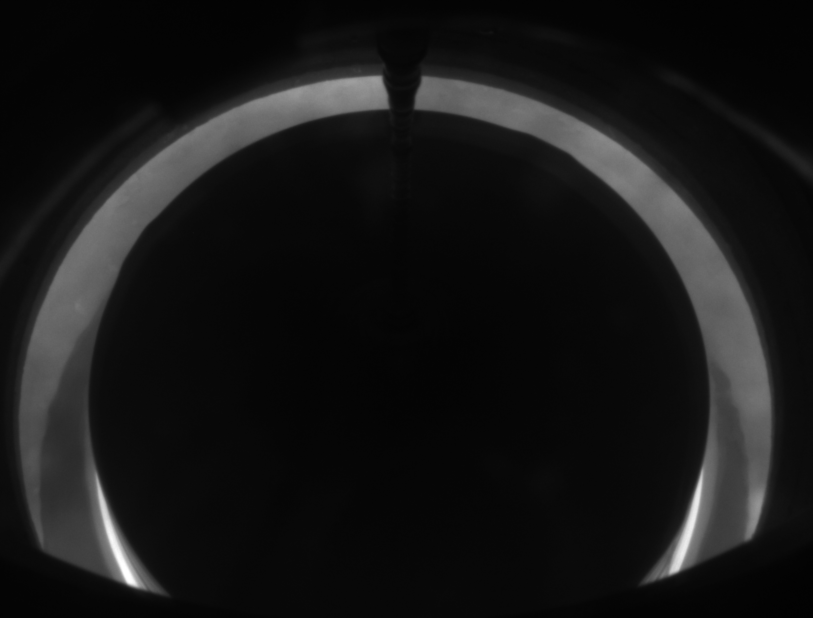
#> input picture failed/1298600.bmp, 1626 x 1236 px, given in place of 1462000.bmp, which was not available (shown at 1/2 size)
$ python functions1.py
#> lines starting #> are read from the running program, lines starting #| are printed output that depends on the picture; after the words box and inside, x2 and y2 are one past the last pixel; in counts of white or black regions, pixels touching at a corner belong together; pictures that were not available may be replaced by others from this repository, and a replacement may not be noted
import numpy
import cv2
import math


'''打印照片信息，包括高度，宽度，色彩通道'''
# [12 lines left out: function get_image_info, not called in this run]


'''开启电脑的摄像头捕捉画面'''
# [9 lines left out: function video_demo, not called in this run]

'''自动展示'''
def nothing():
    pass
def show(name, image):
    cv2.namedWindow(name, cv2.WINDOW_NORMAL)
    cv2.imshow(name, image)

'''根据传参的路径捕捉视频并加以处理，二值化'''
# [22 lines left out: function extrace_object_demo, not called in this run]


'''传入图片，分离色彩通道, 分别操作'''
# [7 lines left out: function channel_split, not called in this run]


'''ndarray数组（图片）初始化'''
# [14 lines left out: function ndarrayInitiation, not called in this run]


'''图像的inverse处理,bit_wise_not操作'''
# [12 lines left out: function BitWiseNot, not called in this run]


'''通过cv2.add函数，做出的对比度增强'''
# [7 lines left out: function contrast_boost, not called in this run]

def contrast_boost_add(image, n=3):
    dst = image
    m = dst
    for i in range(n):
        dst = cv2.add(m, dst)
    return dst

# [62 lines left out: functions contrast_boost_im, contrast_boost_in, contrast_boost_ib, contrast_boost_iv, not called in this run]

'''通过cv2.addWeighted函数，做出的对比度增强'''
# [7 lines left out: function contrast_brightness_demo, not called in this run]


'''二值化操作'''
def threshold_demo(image):
    ret, binary = cv2.threshold(image, 0, 255, cv2.THRESH_BINARY | cv2.THRESH_OTSU)
    return binary
# [4 lines left out: function local_threshold, not called in this run]

'''色彩空间互相转换调试'''
# [10 lines left out: function color_space_demo, not called in this run]

'''一堆算术运算'''
def add(image1, image2):
    dst = cv2.add(image1, image2)
    return dst
def sub(image1, image2):
    dst = cv2.subtract(image1, image2)
    return dst
def divide(image1, image2):
    dst = cv2.divide(image1, image2)
    return dst
def mutiply(image1, image2):
    dst = cv2.multiply(image1, image2)
    return dst
# [4 lines left out: function Mean_RMS, not called in this run]


'''一堆逻辑运算'''
def logic_add(image1, image2):
    dst = cv2.bitwise_or(image1, image2)
    return dst
def logic_mutiply(image1, image2):
    dst = cv2.bitwise_and(image1, image2)
    return dst
def logic_not(image1, image2):
    dst = cv2.bitwise_not(image1, image2)
    return dst
def logic_xor(image1, image2):
    dst = cv2.bitwise_xor(image1, image2)
    return dst


'''RIO·提取局部图片并进行操作'''
# [7 lines left out: function Region_demo, not called in this run]

'''三通道下 RIO·提取局部并进行处理，参数为：第一个为整张图片，第二个为局部高的像素，第三个为局部行的范围，第四个参数为处理函数选择'''
# [22 lines left out: function Region_Three_process, not called in this run]

'''单通道下 RIO·提取局部并进行处理，参数为：第一个为整张图片，第二个为局部高的像素，第三个为局部行的范围，第四个参数为处理函数选择'''
# [25 lines left out: function Region_One_process, not called in this run]


'''泛洪填充·两个不同的flag模式'''
# [14 lines left out: functions fill_color_demo, fill_binary, not called in this run]


'''模糊系列去噪操作'''
# [5 lines left out: function blur_demo, not called in this run]
def median_blur(image):  # 去除椒盐噪声
    dst = cv2.medianBlur(image, 5)
    return dst
# 对 2D 图像实施低通滤波，帮助我们去除噪音，模糊图像
# [59 lines left out: functions sharpen, clamp, gaussian_noise, gaussian_demo, bi_demo, shift_demo, not called in this run]


'''膨胀与腐蚀'''
# [10 lines left out: functions erode_demo, dilate_demo, not called in this run]


'''track_use'''
# [11 lines left out: function track_bar, not called in this run]


'''霍夫直线检测'''
# [10 lines left out: function Hough, not called in this run]


'''这个是主调函数·根据传参的路径来处理照片'''
def process(path):
    #将路径的照片文件转化成多维数组
    src = cv2.imread(path)
#> src is the input picture: shape (1236, 1626, 3); min 2, max 255, mean 22.1
    # 源图片展示
    show("input image", src)
    dst = src
    # 计时函数，开始计时
    t1 =cv2.getTickCount()

    '''call your functions'''

    # show("temp", dst)

    '''灰度化，降色彩通道为1'''
    dst = cv2.cvtColor(src, cv2.COLOR_BGR2GRAY)
    # mask = numpy.zeros(src.shape)  # 黑色掩膜
    mask = numpy.ones(src.shape)  # 白色掩膜

    '''增强对比度'''
    dst = contrast_boost_add(dst, 2)
    # dst = cv2.medianBlur(dst, 5)
    dst = cv2.GaussianBlur(dst, (5, 5), 3)


    '''RIO·提取局部并进行处理，中间包括对比度增强与二值化'''
    # dst = Region_One_process(dst, 5, 5, contrast_boost_in)
    dst = cv2.adaptiveThreshold(dst, 255, cv2.ADAPTIVE_THRESH_GAUSSIAN_C, cv2.THRESH_BINARY, 101, -1)
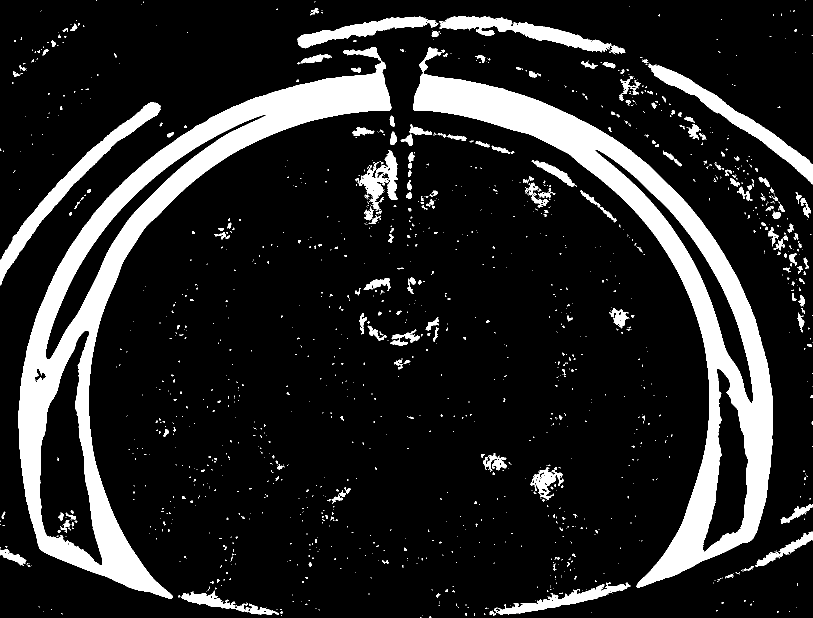
#> dst: shape (1236, 1626) (shown at 1/2 size); 14.6% white; 1441 white regions (1215 under 20 px), largest, box (x1, y1, x2, y2) and area: (36, 94, 783, 1197) 111409, (826, 94, 1546, 1175) 105987, (0, 204, 322, 571) 11579

    show("first", dst)

    '''降噪处理·滤波操作'''
    dst = cv2.medianBlur(dst, 5)
#> dst: shape (1236, 1626); 14.3% white; 312 white regions (146 under 20 px), largest, box (x1, y1, x2, y2) and area: (36, 123, 783, 1197) 110639, (826, 147, 1546, 1175) 105339, (0, 205, 321, 570) 11579

    kernel = cv2.getStructuringElement(cv2.MORPH_RECT, (3, 3))
    dst = cv2.morphologyEx(dst, cv2.MORPH_OPEN, kernel=kernel)  # 开操作降噪
#> dst: shape (1236, 1626); 14.2% white; 231 white regions (75 under 20 px), largest, box (x1, y1, x2, y2) and area: (36, 124, 783, 1197) 110627, (826, 147, 1546, 1175) 105333, (0, 205, 321, 569) 11578
    dst = cv2.filter2D(dst, -1, kernel=kernel)
#> dst: shape (1236, 1626); 15.7% white; 209 white regions (2 under 20 px), largest, box (x1, y1, x2, y2) and area: (35, 123, 784, 1198) 117838, (825, 146, 1547, 1176) 111740, (0, 204, 322, 570) 12901
    dst = cv2.normalize(dst, dst=mask, alpha=0, beta=255, norm_type=cv2.NORM_MINMAX)
#> mask: shape (1236, 1626, 3) float64; every value is 1

    dst = cv2.GaussianBlur(dst, (5, 5), 3)

    show("second", dst)

    '''膨胀与腐蚀 与 中途去噪'''
    kernel_erode = cv2.getStructuringElement(cv2.MORPH_RECT,(4, 1))
    kernel_dilate = cv2.getStructuringElement(cv2.MORPH_RECT,(1, 4))
    dst = cv2.erode(dst, kernel=kernel_erode)
    dst = cv2.dilate(dst, kernel=kernel_dilate)
    dst = cv2.erode(dst, kernel=kernel_erode)
    dst = cv2.dilate(dst, kernel=kernel_dilate)
    dst = cv2.GaussianBlur(dst, (5, 5), 3)

    dst = cv2.erode(dst, kernel=kernel_erode)
    dst = cv2.dilate(dst, kernel=kernel_dilate)
    dst = cv2.erode(dst, kernel=kernel_erode)
    dst = cv2.dilate(dst, kernel=kernel_dilate)
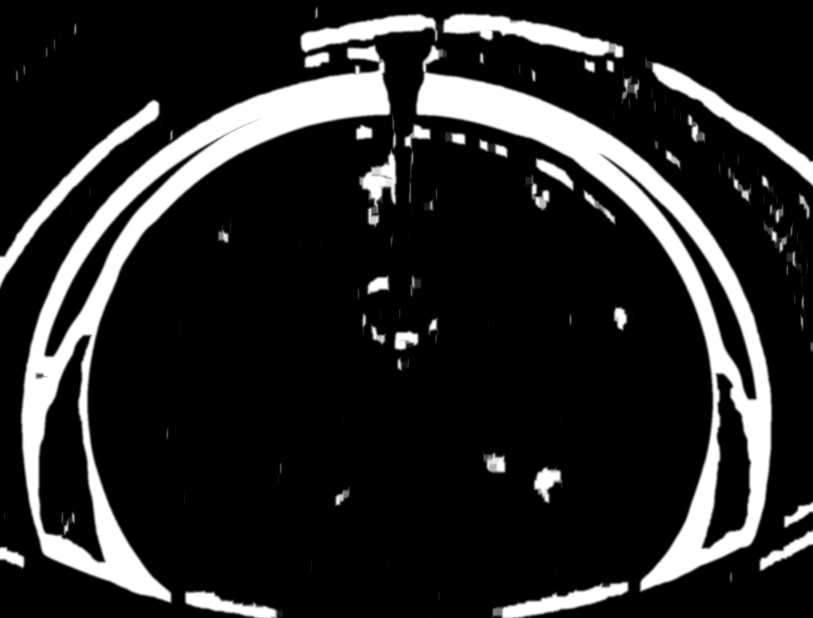
#> dst: shape (1236, 1626) (shown at 1/2 size); min 0, max 255, mean 38.6

    dst = cv2.GaussianBlur(dst, (5, 5), 3)

    dst = cv2.dilate(dst, kernel=kernel_dilate)
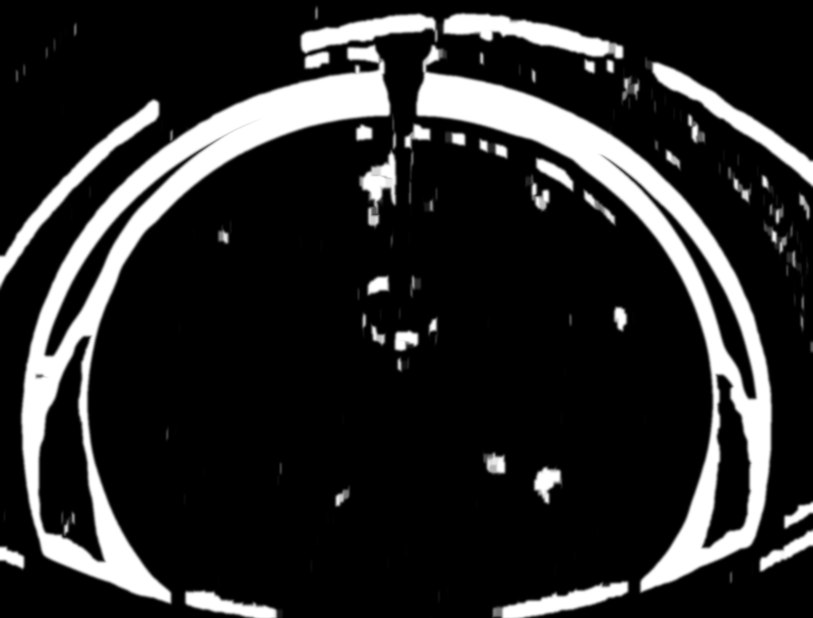
#> dst: shape (1236, 1626) (shown at 1/2 size); min 0, max 255, mean 40.8
    dst = cv2.dilate(dst, kernel=kernel_dilate)
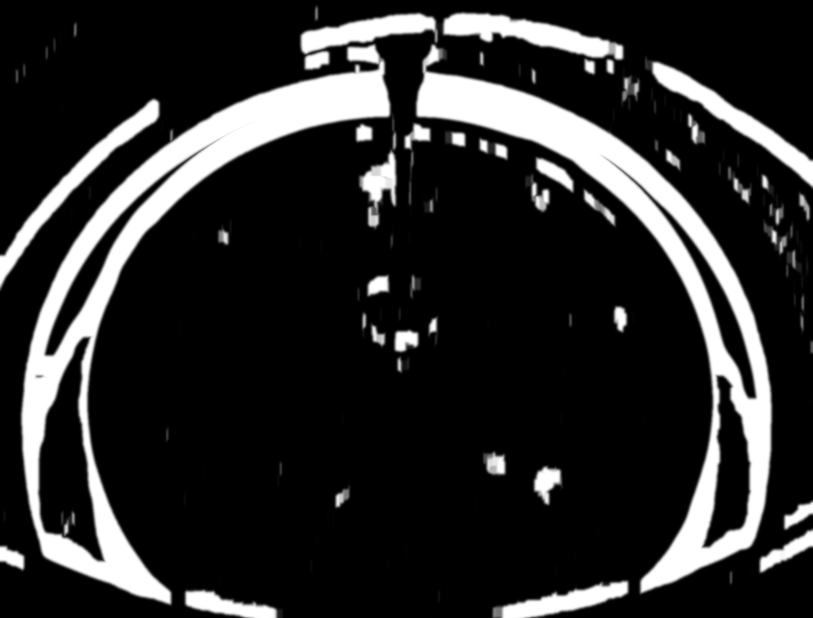
#> dst: shape (1236, 1626) (shown at 1/2 size); min 0, max 255, mean 42.9
    dst = cv2.dilate(dst, kernel=kernel_dilate)
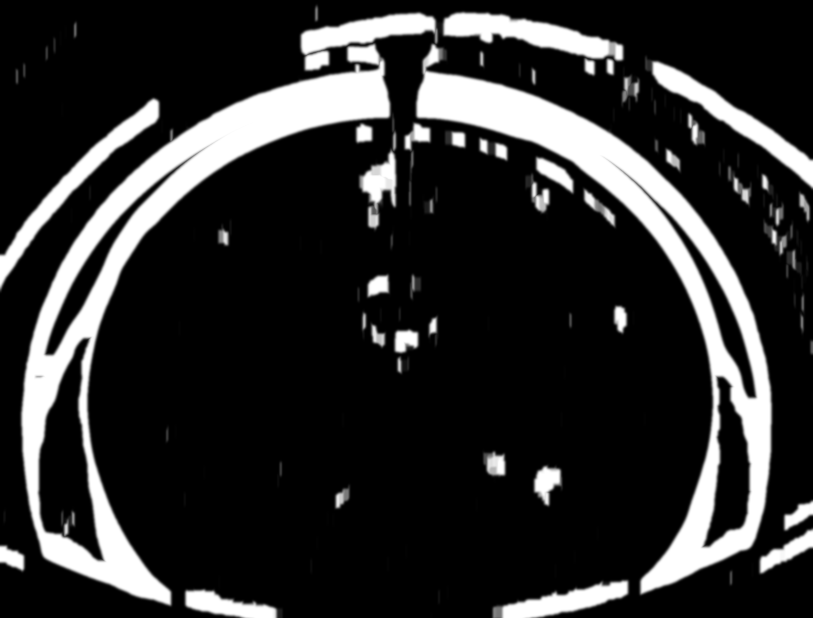
#> dst: shape (1236, 1626) (shown at 1/2 size); min 0, max 255, mean 45
    dst = cv2.dilate(dst, kernel=kernel_dilate)
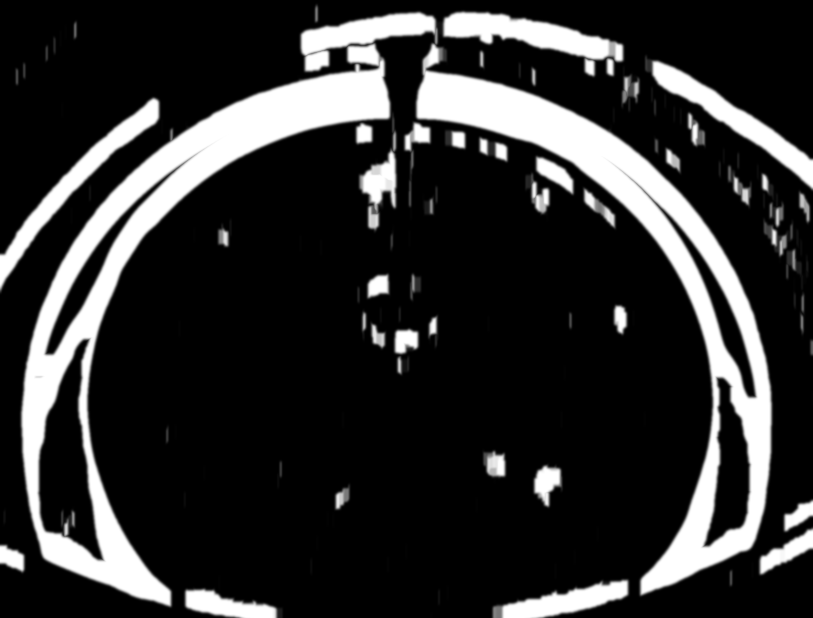
#> dst: shape (1236, 1626) (shown at 1/2 size); min 0, max 255, mean 47
    dst = cv2.dilate(dst, kernel=kernel_dilate)
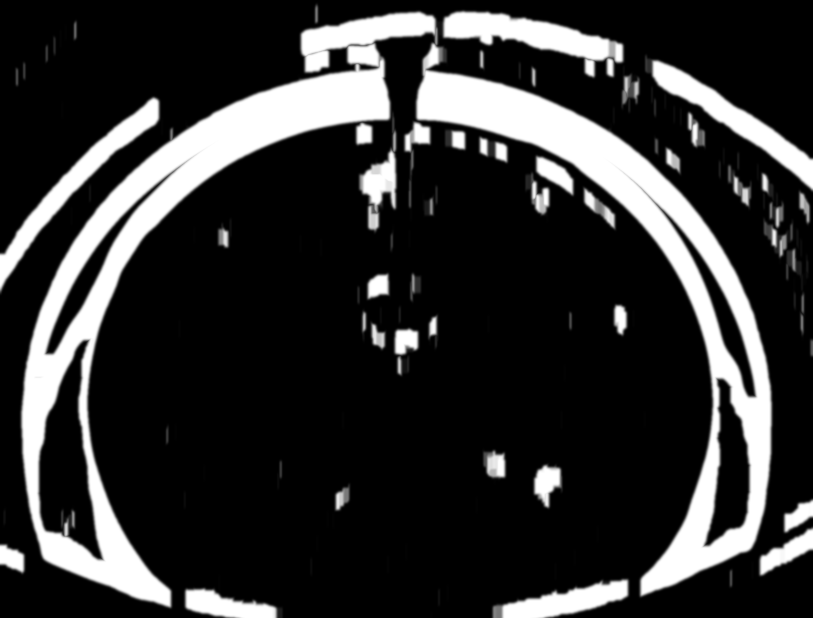
#> dst: shape (1236, 1626) (shown at 1/2 size); min 0, max 255, mean 49.1

    dst = cv2.normalize(dst, dst=mask, alpha=0, beta=255, norm_type=cv2.NORM_MINMAX)

    dst = cv2.medianBlur(dst, 5)


    t2 =cv2.getTickCount()

    show("result", dst)

    time = (t2-t1)/cv2.getTickFrequency()
    print("Time consumption: %s  ms"%(time*1000))
    # 延迟时间
    cv2.waitKey(0)
    # 将数组以图片形式保存在指定目录下
    cv2.imwrite( "D:/Program Files (x86)/Project_1/PV" + "/result.png", dst)
    # 关闭所有窗口
    cv2.destroyAllWindows()
    print("end")


path = "D:/Program Files (x86)/Project_1/PV/test"
sub_path1 = "/1425800.bmp"
sub_path2 = "/1668600.jpg"
sub_path3 = "/1669200.jpg"
sub_path4 = "/1462000.bmp"

process(path + sub_path4)
